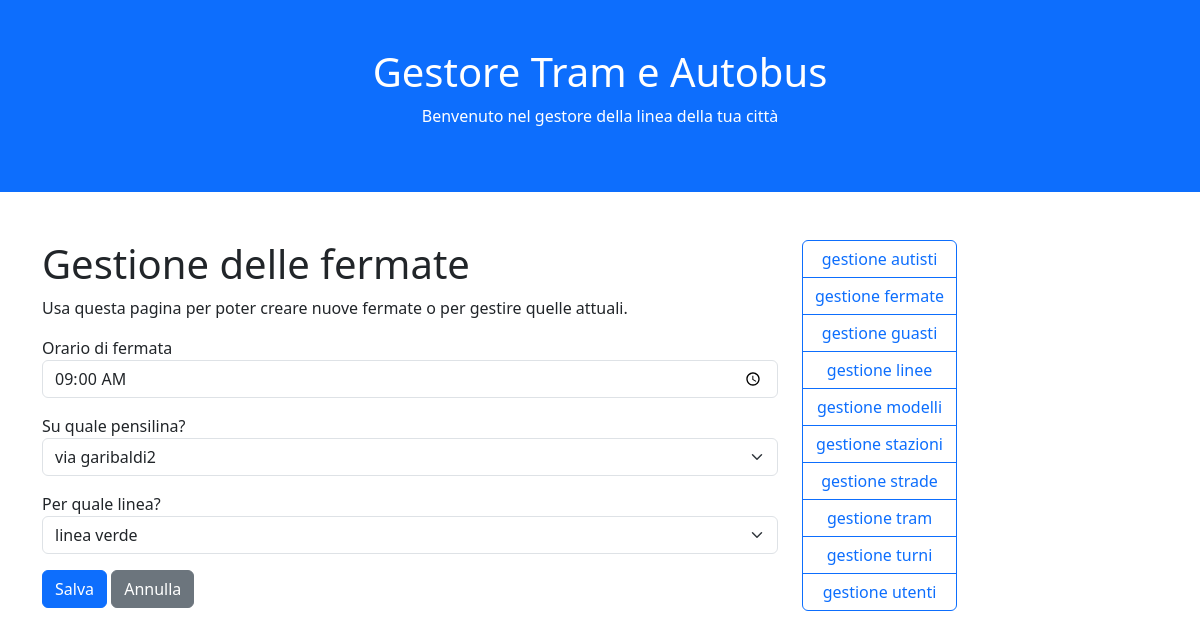
Screenshot of /Tram/fermate.php?azione=modifica&id=7 with the database file from the repository.
### tables this page shows
CREATE TABLE fermate (
    idfermata integer primary key autoincrement,
    idlinea integer,
    idpensilina integer,
    orario time
);

CREATE TABLE pensiline (
    idpensilina integer primary key autoincrement,
    idstrada integer,
    pensilina text
);

CREATE TABLE linee (
    idlinea integer primary key autoincrement,
    linea text
);

### Tram/funzioni.php (the view, shortened to what this page needs)
<?php
	function EseguiDB($sql, $salva = false){
		$dbcon = new SQLite3(NOMEDB);
			$dati = $dbcon->query($sql);
		return $dati;
	}
	function ApriForm($azione = null, $metodo = "post"){
		if($azione == null){
			echo "<form method='".$metodo."'>";
		} else {
			echo "<form action='".$azione."' method='".$metodo."'>";
		}
	}
	function ChiudiForm($salva = "Salva", $annulla = "Annulla"){
		echo "
			<button class='btn btn-primary'>".$salva."</button>
			<button type='reset' class='btn btn-secondary'>".$annulla."</button>
			</form>";
	}
	function ScriviCampo($id, $label, $valore = "", $tipo = "text", $classe = "form-control"){
		switch($tipo){
			default:
				echo "<p class='form-group'>
							<label for='".$id."'>".$label."</label>
							<input value='".$valore."' type='".$tipo."' id='".$id."' name='".$id."' class='".$classe."' />
						</p>";
			break;
		}
	}
	function ScriviTendina($id, $label, $chiave, $descrizione, $tabella, $valore = 0){
		$dati = EseguiDB("SELECT ".$chiave.", ".$descrizione."
							FROM ".$tabella."
							ORDER BY ".$descrizione.";");
		$opzioni = [];
		while($riga = $dati->fetchArray()){
			if($riga[$chiave] == $valore){
				$opzioni[] = "<option selected value=".$riga[$chiave].">
								".$riga[$descrizione]."
								</option>";
			} else {
				$opzioni[] = "<option value=".$riga[$chiave].">
								".$riga[$descrizione]."
								</option>";
			}
		}
		$opzioni = implode("", $opzioni);
		echo "<p class='form-group'>
					<label for='".$id."'>".$label."</label>
					<select class='form-select' id='".$id."' name='".$id."'>
						".$opzioni."
					</select>
				</p>";
	}

### rows the page displays
fermate: orario "09:00"
pensiline: idpensilina "via garibaldi2"
linee: idlinea "linea verde"

### other values shown
$label "Orario di fermata"
$label "Su quale pensilina? Per quale linea?"
$salva "Salva"
$annulla "Annulla"
$pezzi[0] "autisti"
$pezzi[0] "fermate"
$pezzi[0] "guasti"
$pezzi[0] "linee"
$pezzi[0] "modelli"
$pezzi[0] "stazioni"
$pezzi[0] "strade"
$pezzi[0] "tram"
$pezzi[0] "turni"
$pezzi[0] "utenti"
